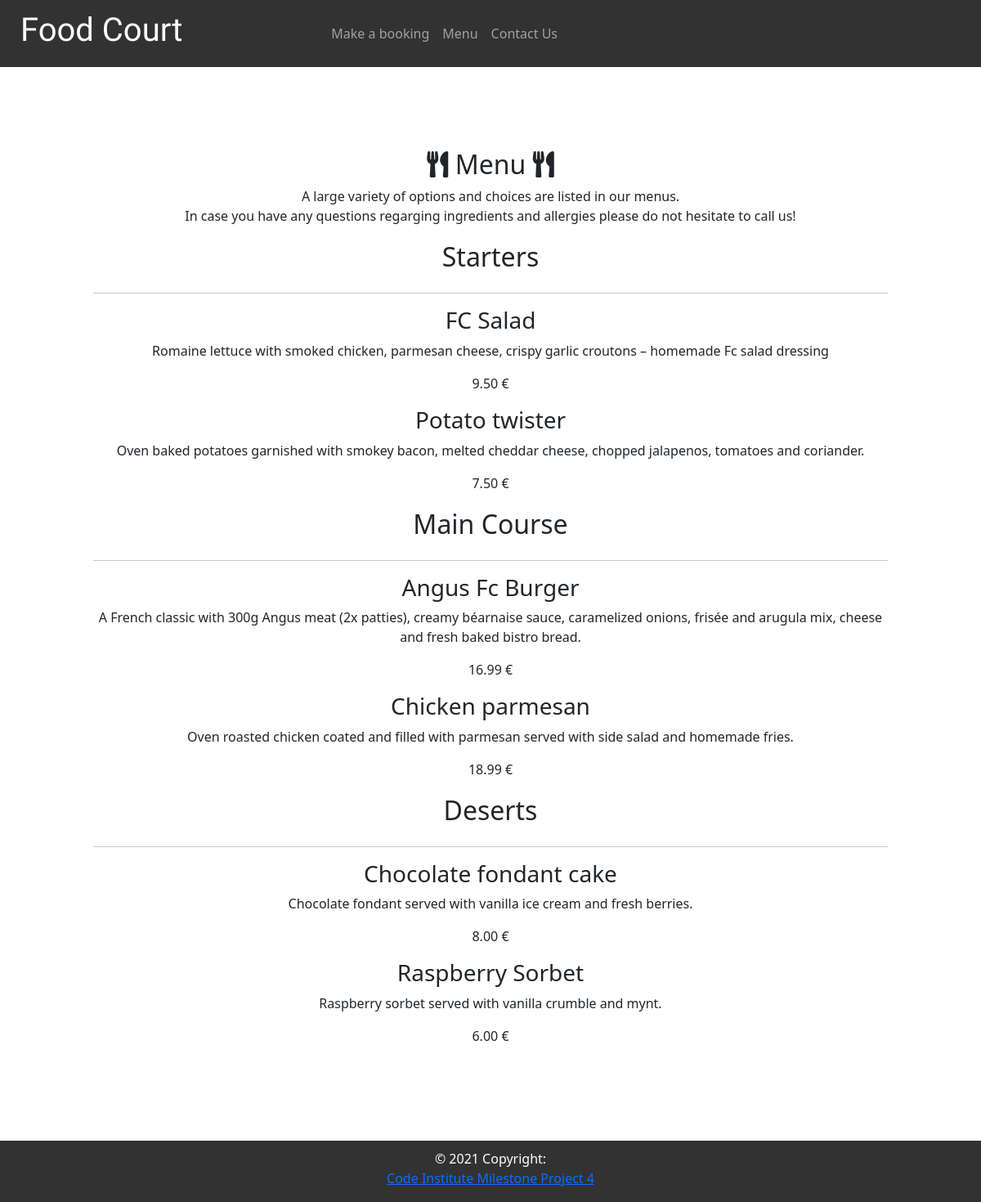
The app's page /menu/ with its own data.
### menu/models.py (models this page shows, shortened)
class menu_item(models.Model):
    title = models.CharField(max_length=200, unique=True)
    components = models.TextField(max_length=5000)
    price = models.DecimalField(max_digits=4, decimal_places=2)
    created_on = models.DateField(auto_now_add=True)
    item_category = models.IntegerField(choices=ITEM_TYPE)

### menu/views.py (the view)
# urls.py: path('', views.menu, name='menu'),
def menu(request):
    starter = menu_item.objects.filter(item_category=0)
    mains = menu_item.objects.filter(item_category=1)
    deserts = menu_item.objects.filter(item_category=2)
    context = {
        'starters': starter,
        'mains': mains,
        'deserts': deserts,
    }
    return render(request, 'menu/menu.html', context)

### menu/templates/menu/menu.html (shortened to what this page needs)
{% extends "base.html" %}
{% block content %}
    <div class="container" id="menu_container">
        <div class="row page_description">
            <div class="col">
                <h2><i class="fas fa-utensils"></i> Menu <i class="fas fa-utensils"></i></h2>
                <p>A large variety of options and choices are listed in our menus. <br>
                    In case you have any questions regarging ingredients and allergies please do not hesitate to call us!
                </p>
            </div>
        </div>
        <div class="row">
            <div class="col">
                <div class="dish_type_title">
                    <h2>Starters</h2>
                </div>
                <hr>
                {% for starter in starters %}
                    <div class="row">
                        <div class="col">
                            {% if  user.username == "admin" %}
                                <h3 class="dish_title">
                                    {{ starter.title}}
                                    <a href="{% url 'edit' starter.id %}">
                                        <i class="far fa-edit"></i>
                                    </a>
                                    <a href="{% url 'delete' starter.id %}" class="delete_btn" onclick="messageDisplay">
                                        <i class="fas fa-trash-alt"></i>
                                    </a>
                                </h3>
                            {% else %}
                                <h3 class="dish_title"> {{ starter.title}} </h3>
                            {% endif %}
                            <div class="dish_info">
                                <p> {{ starter.components }}</p>
                                <p>{{ starter.price}} €</p>
                            </div>
                        </div>
                    </div>
                {% endfor %}
            </div>
        </div>
        <div class="row">
            <div class="col">
                <div class="dish_type_title">
                    <h2>Main Course</h2>
                </div>
                <hr>
                {% for main in mains %}
                    <div class="row">
                        <div class="col">
                            {% if  user.username == "admin" %}
                                <h3 class="dish_title">
                                    {{ main.title}}
                                    <a href="{% url 'edit' main.id %}">
                                        <i class="far fa-edit"></i>
                                    </a>
                                    <a href="{% url 'delete' main.id %}" class="delete_btn" onclick="messageDisplay">
                                        <i class="fas fa-trash-alt"></i>
                                    </a>
                                </h3>
                            {% else %}
                                <h3 class="dish_title"> {{ main.title}} </h3>
                            {% endif %}
                            <div class="dish_info">
                                <p> {{ main.components }}</p>
                                <p>{{ main.price}} €</p>
                            </div>
                        </div>
                    </div>
                {% endfor %}
            </div>
        </div>
        <div class="row">
            <div class="col">
                <div class="dish_type_title">
                    <h2>Deserts</h2>
                </div>
                <hr>
                {% for desert in deserts %}
                    <div class="row">
                        <div class="col">
                            {% if  user.username == "admin" %}
                                <h3 class="dish_title">
                                    {{ desert.title}}
                                    <a href="{% url 'edit' desert.id %}">
                                        <i class="far fa-edit"></i>
                                    </a>
                                    <a href="{% url 'delete' desert.id %}" class="delete_btn" onclick="messageDisplay">
                                        <i class="fas fa-trash-alt"></i>
                                    </a>
                                </h3>
                            {% else %}
                                <h3 class="dish_title"> {{ desert.title}} </h3>
                            {% endif %}
                            <div class="dish_info">
                                <p> {{ desert.components }}</p>
                                <p>{{ desert.price}} €</p>
                            </div>
                        </div>
                    </div>
                {% endfor %}
            </div>
        </div>
    </div>
{% endblock %}

### static/css/base.css (style rules this page uses)
* { margin: 0; padding: 0; }
html, body { height:100%; padding:0; margin:0; }
body { min-width: 100vw; overflow-x: hidden; background-image: url('https://res.cloudinary.com/dmgrh8ekr/image/upload/v1642891482/greenwich/pattern_wg14iu.png'); background-size: 600px; }
#menu_container { text-align: center; background-color: rgba(265, 265, 265, 1); padding: 25px 0; margin: 75px auto; }
.dish_type_title { display: flex; flex-direction: row; justify-content: center; height: 50px; }
.dish_type_title h2 { padding-top: 3px; }

### records on screen
menu_item: title "FC Salad", components "Romaine lettuce with smoked chicken, parmesan cheese, crispy garlic croutons – homemade Fc salad dressing", price "9.50"
menu_item: title "Potato twister", components "Oven baked potatoes garnished with smokey bacon, melted cheddar cheese, chopped jalapenos, tomatoes and coriander.", price "7.50"
menu_item: title "Angus Fc Burger", components "A French classic with 300g Angus meat (2x patties), creamy béarnaise sauce, caramelized onions, frisée and arugula mix, cheese and fresh baked bistro bread.", price "16.99"
menu_item: title "Chicken parmesan", components "Oven roasted chicken coated and filled with parmesan served with side salad and homemade fries.", price "18.99"
menu_item: title "Chocolate fondant cake", components "Chocolate fondant served with vanilla ice cream and fresh berries.", price "8.00"
menu_item: title "Raspberry Sorbet", components "Raspberry sorbet served with vanilla crumble and mynt.", price "6.00"
